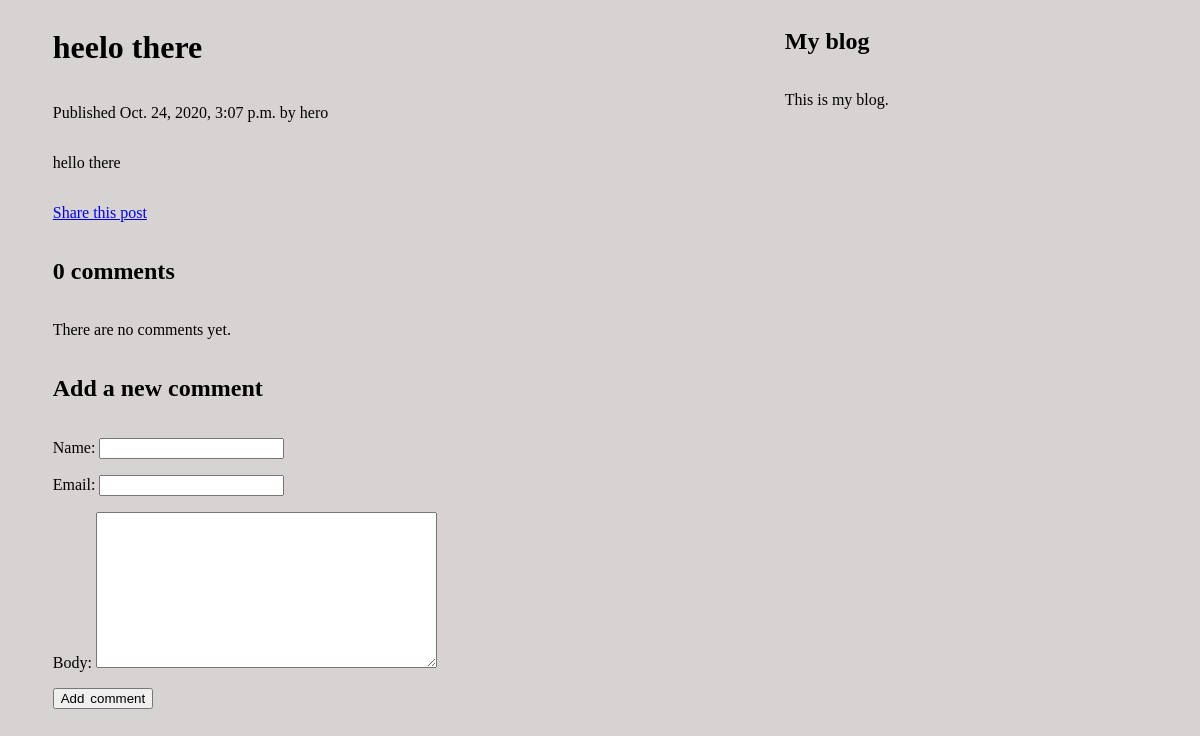
Screenshot of /blog/2020/10/24/heelo-there/ with the database file from the repository.
### blog/models.py (models this page shows, shortened)
class Post(models.Model):
	objects	= models.Manager()
	published = PublishedManager()
	STATUS_CHOICES = (
		('draft', 'Draft'),
		('published', 'Published'),
	)
	title = models.CharField(max_length=250)
	slug = models.SlugField(max_length=250,unique_for_date='publish')
	author = models.ForeignKey(User,on_delete=models.CASCADE,related_name='blog_posts')
	body = models.TextField()
	publish = models.DateTimeField(default=timezone.now)
	created = models.DateTimeField(auto_now_add=True)
	updated = models.DateTimeField(auto_now=True)
	status = models.CharField(max_length=10,choices=STATUS_CHOICES,default='draft')
	class Meta:
		ordering = ('-publish',)

### blog/views.py (the view)
# urls.py: path('<int:year>/<int:month>/<int:day>/<slug:post>/', views.post_detail,name='post_detail'),
def	post_detail(request, year, month, day, post):
    post = get_object_or_404(Post, slug=post, status='published', publish__year=year,publish__month=month, publish__day = day )
    comments = post.comments.filter(active=True)
    new_comment	= None
    if	request.method == 'POST':
        comment_form = CommentForm(data=request.POST)
        if	comment_form.is_valid():
            new_comment	=	comment_form.save(commit=False)
            new_comment.post =	post
            new_comment.save()
    else:
        comment_form = CommentForm()
    return	render(request,'blog/post/detail.html',{'post':	post, 'comments':comments, 'new_comment': new_comment, 'comment_form':comment_form})

### blog/forms.py
class CommentForm(forms.ModelForm):
	class Meta:
		model = Comment
		fields = ('name','email','body')

### blog/templates/blog/post/detail.html (shortened to what this page needs)
{%	extends	"blog/base.html"	%}
{%	block	content	%}
	<h1>{{	post.title	}}</h1>
	<p	class="date">
	Published	{{ post.publish }}	by	{{	post.author	}}
	</p>
		{{	post.body|linebreaks	}}
		<p>
			<a	href="{% url "blog:post_share" post.id %}">
					Share	this	post
			</a>
	</p>
	{%	with	comments.count	as	total_comments	%}
		<h2>
				{{	total_comments	}}	comment{{	total_comments|pluralize	}}
		</h2>
	{%	endwith	%}
	{%	for	comment	in	comments	%}
		<div	class="comment">
				<p	class="info">
						Comment	{{	forloop.counter	}}	by	{{	comment.name	}}
						{{	comment.created	}}
				</p>
				{{	comment.body|linebreaks	}}
		</div>
		{%	empty	%}
				<p>There	are	no	comments	yet.</p>
	{%	endfor	%}
		{%	if	new_comment	%}
			<h2>Your	comment	has	been	added.</h2>
		{%	else	%}
			<h2>Add	a	new	comment</h2>
			<form	action="."	method="post">
					{{	comment_form.as_p	}}
					<p><input	type="submit"	value="Add	comment"></p>
			</form>
		{%	endif	%}
{%	endblock	%}

### blog/statics/css/blogs.css (style rules this page uses)
body { background-color: rgb(216, 211, 211); }

### rows the page displays
Post: title "heelo there", publish "Oct. 24, 2020, 3:07 p.m.", author "hero", body "hello there"

### other values shown
{{ total_comments }} "0"
